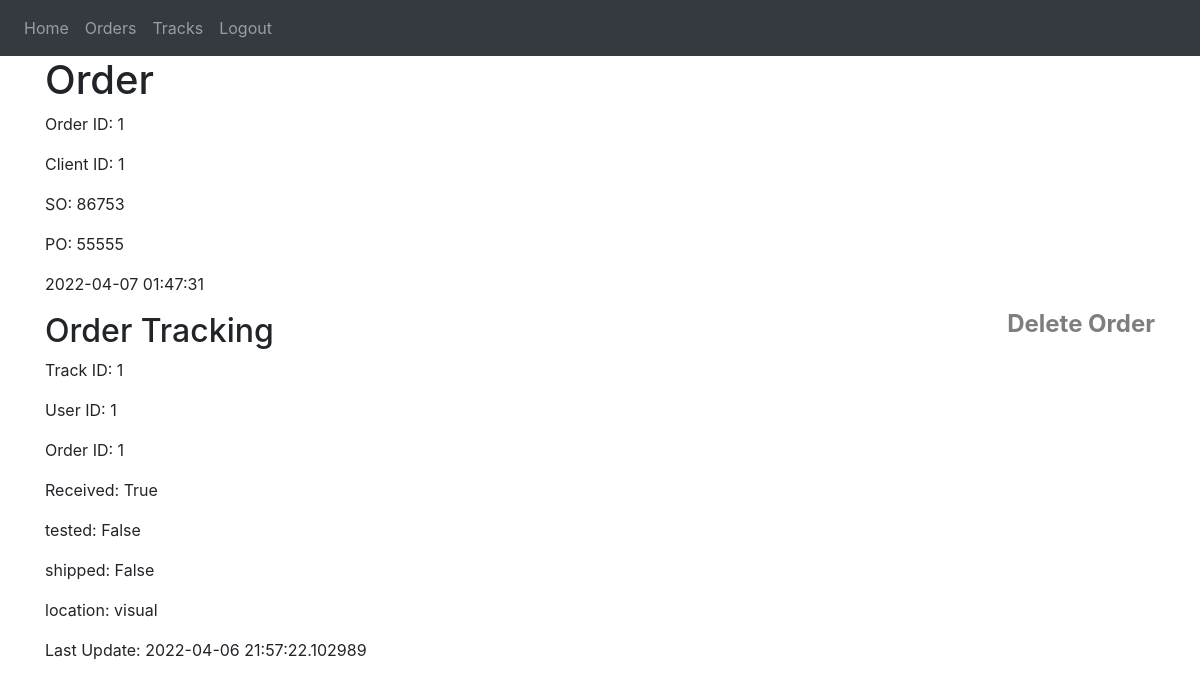
/order/1 (signed in), run on the app's committed database.
### website/models.py (models this page shows)
class Order(db.Model):
    id = db.Column(db.Integer, primary_key=True)
    user_id = db.Column(db.Integer, db.ForeignKey('user.id'))
    po_num = db.Column(db.String(10000))
    so_num = db.Column(db.String(10000))
    date = db.Column(db.DateTime(timezone=True), default=func.now())

class Track(db.Model):
    id = db.Column(db.Integer, primary_key=True)
    user_id = db.Column(db.Integer, db.ForeignKey('user.id'))
    order_id = db.Column(db.Integer, db.ForeignKey('order.id'))
    received = db.Column(db.Boolean)
    tested = db.Column(db.Boolean)
    shipped = db.Column(db.Boolean)
    location = db.Column(db.String(10000))
    last_update = db.Column(db.DateTime(timezone=True), default=func.now())
    orders = db.relationship('Order')

### website/views.py (the view)
@views.route('/order/<id>', methods=['GET'])
@login_required
def orderById(id) :
    order_id = id
    order = Order.query.get(order_id)
    track = Track.query.filter_by(order_id=order.id).first()
    return render_template("order.html", user=current_user, order=order, track=track)

### website/__init__.py (called while the page is built)
def create_app():
    app = Flask(__name__)
    app.config['SECRET_KEY'] = 'hjshjhdjah kjshkjdhjs'
    app.config['SQLALCHEMY_DATABASE_URI'] = f'sqlite:///{DB_NAME}'
    db.init_app(app)
    from .views import views
    from .auth import auth
    app.register_blueprint(views, url_prefix='/')
    app.register_blueprint(auth, url_prefix='/')
    from .models import User, Note
    create_database(app)
    login_manager = LoginManager()
    login_manager.login_view = 'auth.login'
    login_manager.init_app(app)
    @login_manager.user_loader
    def load_user(id):
        return User.query.get(int(id))
    return app

### website/templates/order.html (shortened to what this page needs)
{% extends "base.html" %}
{% block content %}
<div>
  <h1>Order</h1>
  <p>Order ID: {{ order.id }}</p>
  <p>Client ID: {{ order.user_id }}</p>
  <p>SO: {{ order.so_num }}</p>
  <p>PO: {{ order.po_num }}</p>
  <p>{{ order.date }}</p>
  <button type="button" class="close" onClick="deleteOrder( {{ order.id }} )">
    Delete Order
  </button>
</div>
<div>
  <h2>Order Tracking</h2>
  <p>Track ID: {{ track.id }}</p>
  <p>User ID: {{ track.user_id }}</p>
  <p>Order ID: {{ track.order_id }}</p>
  <p>Received: {{ track.received }}</p>
  <p>tested: {{ track.tested }}</p>
  <p>shipped: {{ track.shipped }}</p>
  <p>location: {{ track.location }}</p>
  <p>Last Update: {{ track.last_update }}</p>
</div>
{% endblock %}

### data on the page
Order: id "1", user_id "1", so_num "86753", po_num "55555", date "2022-04-07 01:47:31"
Track: id "1", user_id "1", order_id "1", received "True", tested "False", shipped "False", location "visual", last_update "2022-04-06 21:57:22.102989"
